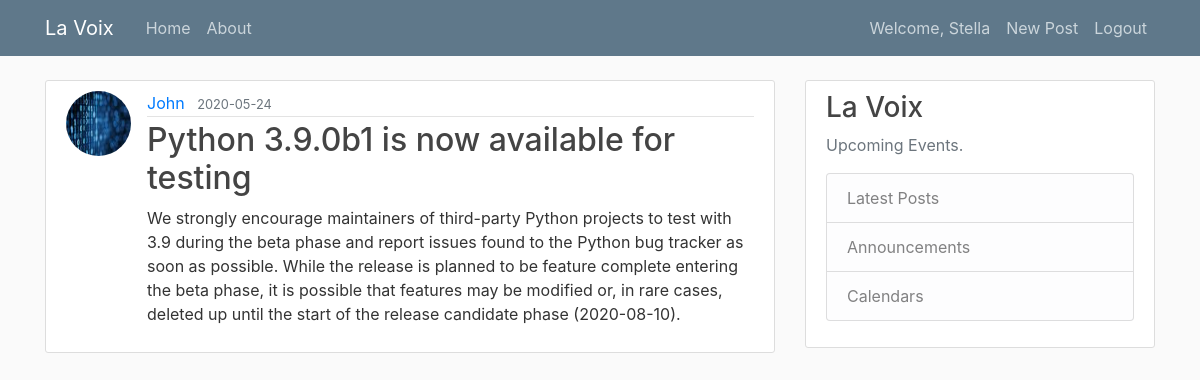
The app's page /post/1 (signed in) with its own data.
### MyBlogApp/models.py (models this page shows)
class User(db.Model, UserMixin):
    id = db.Column(db.Integer, primary_key=True)
    username = db.Column(db.String(20), unique=True, nullable=False)
    email = db.Column(db.String(120), unique=True, nullable=False)
    image_file = db.Column(db.String(20), nullable=False, default='default.jpg')
    password = db.Column(db.String(60), nullable=False)
    posts = db.relationship('Post', backref='author')

class Post(db.Model):
    id= db.Column(db.Integer, primary_key=True)
    title = db.Column(db.String(100), nullable=False)
    date_posted = db.Column(db.DateTime, nullable=False, default=datetime.utcnow)
    content = db.Column(db.Text, nullable=False)
    user_id = db.Column(db.Integer, db.ForeignKey('user.id'), nullable=False)

### MyBlogApp/routes.py (the view)
@app.route("/post/<int:post_id>")
def post(post_id):
    post = Post.query.get_or_404(post_id)
    return render_template('post.html', title=post.title, post=post)

### MyBlogApp/models.py (called while the page is built)
@login_manager.user_loader
def load_user(user_id):
    return User.query.get(int(user_id))

### MyBlogApp/templates/post.html (shortened to what this page needs)
{% extends 'layout.html' %}
{% block content %}
        <article class="media content-section">
            <img class="rounded-circle article-img" src="{{ url_for('static', filename='profile_pics/' + post.author.image_file) }}">
            <div class="media-body">
            <div class="article-metadata">
                <a class="mr-2" href="#">{{ post.author.username }}</a>
                <small class="text-muted">{{ post.date_posted.strftime('%Y-%m-%d') }}</small>
            </div>
            <h2 class="article-title">{{ post.title }}</h2>
            <p class="article-content">{{ post.content }}</p>
            </div>
        </article>
{% endblock content %}

### MyBlogApp/templates/layout.html (shortened to what this page needs)
<!DOCTYPE html>
<html lang="en">
<head>
    <link rel="stylesheet" href="https://stackpath.bootstrapcdn.com/bootstrap/4.4.1/css/bootstrap.min.css">
    <link rel="stylesheet" type="text/css" href="{{ url_for('static', filename='main.css') }}">
</head>
<body>
    <header class="site-header">
        <nav class="navbar navbar-expand-md navbar-dark bg-steel fixed-top">
          <div class="container">
            <a class="navbar-brand mr-4" href="/">La Voix</a>
            <div class="collapse navbar-collapse" id="navbarToggle">
              <div class="navbar-nav mr-auto">
                <a class="nav-item nav-link" href= "{{ url_for('home') }}">Home</a>
                <a class="nav-item nav-link" href= "{{ url_for('about') }}">About</a>
              </div>
              <div class="navbar-nav">
                {% if current_user.is_authenticated%}
                  <a class="nav-item nav-link" href= "{{ url_for('account') }}">Welcome, {{ current_user.username }}</a>
                  <a class="nav-item nav-link" href= "{{ url_for('create_post') }}">New Post</a>
                  <a class="nav-item nav-link" href= "{{ url_for('logout') }}">Logout</a>
                {% else %}
                  <a class="nav-item nav-link" href= "{{ url_for('login') }}">Login</a>
                  <a class="nav-item nav-link" href= "{{ url_for('register') }}">Register</a>
                {% endif %}
              </div>
            </div>
          </div>
        </nav>
      </header>
      <main role="main" class="container">
        <div class="row">
          <div class="col-md-8">
            {% block content %}{% endblock %}
          </div>
          <div class="col-md-4">
            <div class="content-section">
              <h3>La Voix</h3>
              <p class='text-muted'>Upcoming Events.
                <ul class="list-group">
                  <li class="list-group-item list-group-item-light">Latest Posts</li>
                  <li class="list-group-item list-group-item-light">Announcements</li>
                  <li class="list-group-item list-group-item-light">Calendars</li>
                </ul>
              </p>
            </div>
          </div>
        </div>
      </main>
</body>
</html>

### MyBlogApp/static/main.css (style rules this page uses)
body { background: #fafafa; color: #333333; margin-top: 5rem; }
h1, h2, h3, h4, h5, h6 { color: #444444; }
.bg-steel { background-color: #5f788a; }
.site-header .navbar-nav .nav-link { color: #cbd5db; }
.content-section { background: #ffffff; padding: 10px 20px; border: 1px solid #dddddd; border-radius: 3px; margin-bottom: 20px; }
.article-title { color: #444444; }
.article-content { white-space: pre-line; }
.article-img { height: 65px; width: 65px; margin-right: 16px; }
.article-metadata { padding-bottom: 1px; margin-bottom: 4px; border-bottom: 1px solid #e3e3e3 }

### records on screen
User: username "Stella"
User: image_file (picture), author.username "John"
Post: date_posted "2020-05-24", title "Python 3.9.0b1 is now available for testing", content "We strongly encourage maintainers of third-party Python projects to test with 3.9 during the beta phase and report issues found to the Python bug tracker as soon as possible. While the release is planned to be feature complete entering the beta phase, it is possible that features may be modified or, in rare cases, deleted up until the start of the release candidate phase (2020-08-10)."
